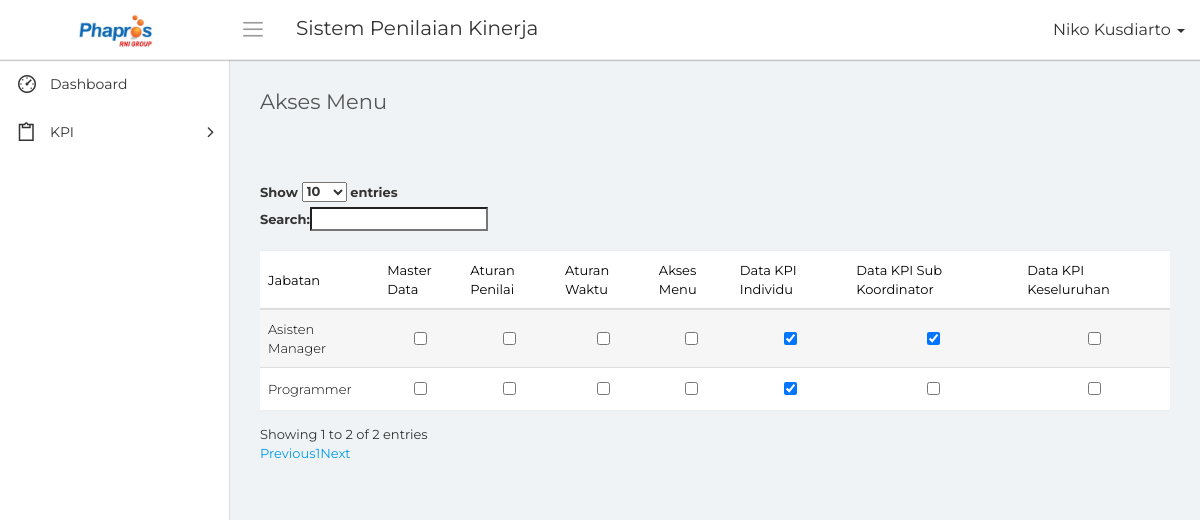
Screenshot of /akses_menu.php (signed in) with the database file from the repository.
### tables this page shows
CREATE TABLE `mst_jabatan` (
  `id_jabatan` bigint(20) NOT NULL,
  `nama_jabatan` varchar(50) NOT NULL,
  `tanggal_input` date NOT NULL
);

CREATE TABLE `akses_menu` (
  `id_akses` bigint(20) NOT NULL,
  `id_jabatan` bigint(20) NOT NULL DEFAULT '0',
  `menu1` int(2) NOT NULL DEFAULT '0',
  `menu2` int(2) NOT NULL DEFAULT '0',
  `menu3` int(2) NOT NULL DEFAULT '0',
  `menu4` int(2) NOT NULL DEFAULT '0',
  `menu5` int(2) NOT NULL DEFAULT '0',
  `menu6` int(2) NOT NULL DEFAULT '0',
  `menu7` int(2) NOT NULL DEFAULT '0'
);

### conn/database.php (called while the page is built, shortened)
<?php
	class database{
		function __construct(){
			$this->connection = new mysqli('localhost', 'root', '','phapros_final');
		}
		function tampil_jabatan(){
			$query = $this->connection->query("SELECT * FROM mst_jabatan");
			while($tampil = $query->fetch_array())
				$hasil[] = $tampil;
			return $hasil;
		}
		function tampil_akses(){
			$query = $this->connection->query("SELECT * FROM akses_menu");
			while($tampil = $query->fetch_array())
				$hasil[] = $tampil;
			return $hasil;
		}
	}
?>

### akses_menu.php (the view, shortened to what this page needs)
<?php
    include "conn/database.php";
    $db = new database();
    $nama = $_SESSION['nama'];
    $jabatan = $_SESSION['id_jabatan'];
?>
<!DOCTYPE html>
<html>
    <head>
        <link rel="stylesheet" type="text/css" href="assets/css/bootstrap.min.css">
        <link rel="stylesheet" type="text/css" href="assets/css/font-awesome.min.css">
        <link rel="stylesheet" type="text/css" href="assets/css/line-awesome.min.css">
        <link rel="stylesheet" type="text/css" href="https://cdn.datatables.net/v/dt/dt-1.10.18/datatables.min.css"/>
		<link rel="stylesheet" type="text/css" href="assets/css/select2.min.css">
		<link rel="stylesheet" type="text/css" href="assets/css/bootstrap-datetimepicker.min.css">
        <link rel="stylesheet" type="text/css" href="assets/css/style.css">
    </head>
    <body>
        <div class="main-wrapper">
            <div class="header">
				<div class="header-left">
                    <a href="index.php" class="logo">
						<img src="assets/img/logo-phapros.jpg" width="75" height="" alt="">
					</a>
                </div>
				<a id="toggle_btn" href="javascript:void(0);"><i class="la la-bars"></i></a>
                <div class="page-title-box pull-left">
					<h3>Sistem Penilaian Kinerja</h3>
                </div>
				<ul class="nav navbar-nav navbar-right user-menu pull-right">
					<li class="dropdown">
						<a href="" class="dropdown-toggle user-link" data-toggle="dropdown" title="Admin">
							<span>
                                <?php echo $nama; ?>
                            </span>
							<i class="caret"></i>
						</a>
					</li>
				</ul>
            </div>
            <div class="sidebar" id="sidebar">
                <div class="sidebar-inner slimscroll">
					<div id="sidebar-menu" class="sidebar-menu">
						<ul>
							<li>
								<a href="index.php"><i class="la la-dashboard"></i> <span>Dashboard</span></a>
							</li>
                            <?php
                                foreach($db->tampil_akses() as $tampil)
                                {
                                    if($tampil['id_jabatan'] == $jabatan)
                                    {
                                        $m1 = $tampil['menu1'];
                                        $m2 = $tampil['menu2'];
                                        $m3 = $tampil['menu3'];
                                        $m4 = $tampil['menu4'];
                                        $m5 = $tampil['menu5'];
                                        $m6 = $tampil['menu6'];
                                        $m7 = $tampil['menu7'];
                                    }
                                }
                            ?>
                            <li class="submenu">
								<a href="#"><i class="la la-clipboard"></i> <span> KPI</span> <span class="menu-arrow"></span></a>
							</li>
						</ul>
					</div>
                </div>
            </div>
            <div class="page-wrapper">
                <div class="content container-fluid">
					<div class="row">
						<div class="col-xs-12">
							<h4 class="page-title">Akses Menu</h4>
						</div>
						<div class="col-xs-4 text-right m-b-30">
						</div>
					</div>
					<div class="row">
						<div class="col-md-12">
							<div class="table-responsive">
								<table class="table table-striped custom-table m-b-0 display" id="tabel">
									<thead>
										<tr>
											<th>Jabatan</th>
                                            <th>Master Data</th>
                                            <th>Aturan Penilai</th>
                                            <th>Aturan Waktu</th>
                                            <th>Akses Menu</th>
                                            <th>Data KPI Individu</th>
                                            <th>Data KPI Sub Koordinator</th>
                                            <th>Data KPI Keseluruhan</th>
										</tr>
									</thead>
									<tbody>
                                    <?php
                                        $m0 = 0;
                                        $m1 = 0;
                                        $m2 = 0;
                                        $m3 = 0;
                                        $m4 = 0;
                                        $m5 = 0;
                                        $m6 = 0;
                                        foreach($db->tampil_jabatan() as $data)
                                        {
                                            foreach($db->tampil_akses() as $data2)
                                            {
                                                if($data2['id_jabatan'] == $data['id_jabatan'])
                                                {
                                                    $m0 = $data2['menu1'];
                                                    $m1 = $data2['menu2'];
                                                    $m2 = $data2['menu3'];
                                                    $m3 = $data2['menu4'];
                                                    $m4 = $data2['menu5'];
                                                    $m5 = $data2['menu6'];
                                                    $m6 = $data2['menu7'];
                                                }
                                            }
                                    ?>
                                            <tr>
                                                <td><?php echo $data['nama_jabatan']; ?></td>
                                                <td><center><input data-id="<?php echo $data['id_jabatan']; ?>" data-field="menu1" type="checkbox" id='verifikasi1' <?php echo ($m0 == 1)?'checked':''; ?>></center></td>
                                                <td><center><input data-id="<?php echo $data['id_jabatan']; ?>" data-field="menu2" type="checkbox" id='verifikasi2' <?php echo ($m1 == 1)?'checked':''; ?>></center></td>
                                                <td><center><input data-id="<?php echo $data['id_jabatan']; ?>" data-field="menu3" type="checkbox" id='verifikasi3' <?php echo ($m2 == 1)?'checked':''; ?>></center></td>
                                                <td><center><input data-id="<?php echo $data['id_jabatan']; ?>" data-field="menu4" type="checkbox" id='verifikasi4' <?php echo ($m3 == 1)?'checked':''; ?>></center></td>
                                                <td><center><input data-id="<?php echo $data['id_jabatan']; ?>" data-field="menu5" type="checkbox" id='verifikasi5' <?php echo ($m4 == 1)?'checked':''; ?>></center></td>
                                                <td><center><input data-id="<?php echo $data['id_jabatan']; ?>" data-field="menu6" type="checkbox" id='verifikasi6' <?php echo ($m5 == 1)?'checked':''; ?>></center></td>
                                                <td><center><input data-id="<?php echo $data['id_jabatan']; ?>" data-field="menu7" type="checkbox" id='verifikasi7' <?php echo ($m6 == 1)?'checked':''; ?>></center></td>
                                            </tr>
                                    <?php
                                            $m0 = 0;
                                            $m1 = 0;
                                            $m2 = 0;
                                            $m3 = 0;
                                            $m4 = 0;
                                            $m5 = 0;
                                            $m6 = 0;
                                        }
                                    ?>
									</tbody>
								</table>
							</div>
						</div>
					</div>
                </div>
            </div>
        </div>
    </body>
</html>

### rows the page displays
mst_jabatan: nama_jabatan "Asisten Manager"
akses_menu: menu5 "☑", menu6 "☑"
mst_jabatan: nama_jabatan "Programmer"
akses_menu: menu5 "☑"

### other values shown
$nama "Niko Kusdiarto"
